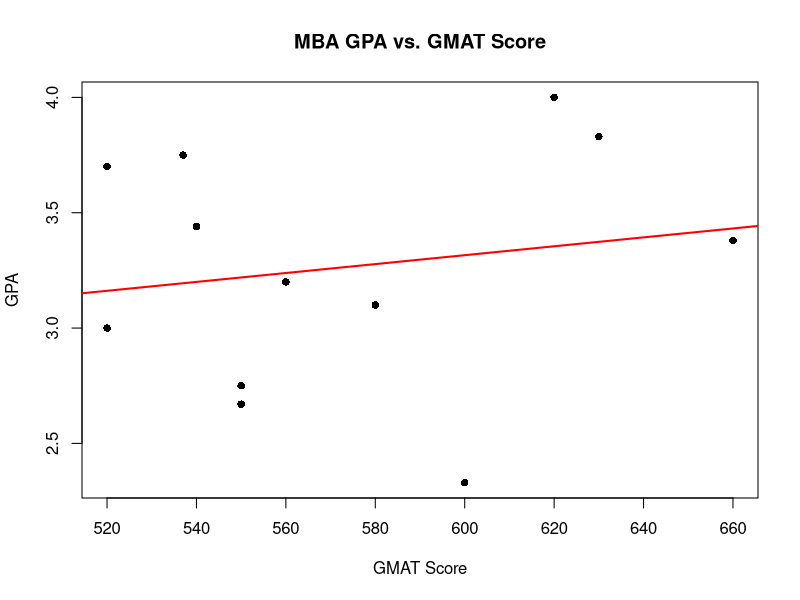
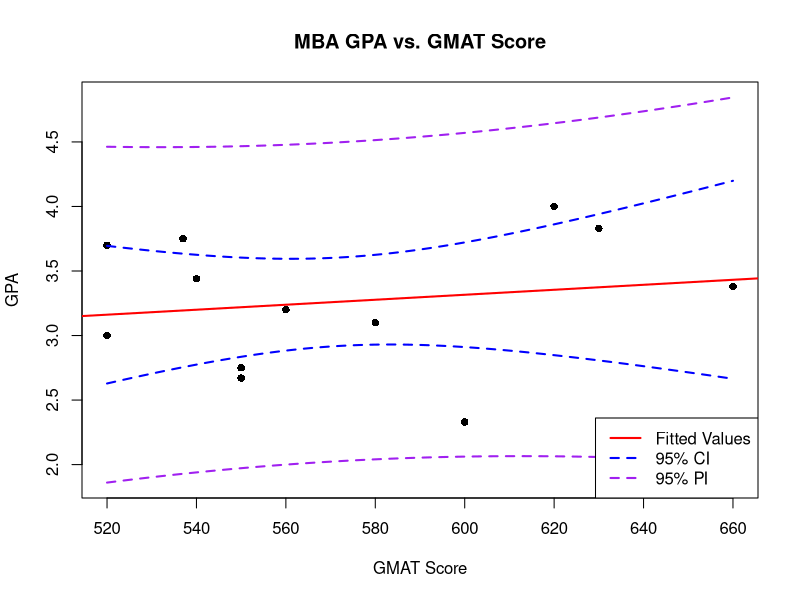

R code for these plots, in order:
#### Analysis of MBA Data ####

## Check where R thinks the working directory is
getwd()

## Set the working directory to where the relevant file is stored
setwd("/Users/nstevens/Dropbox/Teaching/STAT_331/Lecture Material/")

## Read in the relevant file
mba <- read.csv("mba_data.csv", header = T)

## Look at the data
mba

## Let y = the GPA in the MBA program and x = the GMAT score prior to MBA program
y <- mba$GPA 
x <- mba$GMAT

## Construct a scatterplot of these data
plot(x, y, ylab = "GPA", xlab = "GMAT Score", main = "MBA GPA vs. GMAT Score", pch = 16)

## Calculate the correlation coefficent
cor(x, y)

## Fit a simple linear regression between MBA GPA and GMAT Score
model <- lm(y~x)
summary(model)

## Add the fitted line to the scatterplot
abline(model, col = "red", lwd = 2)

## Add 95% CIs and PIs to the plot
xp <- seq(from = min(x), to = max(x), length.out = 100)
CI <- predict(model, newdata = data.frame(x = xp), interval = "confidence", level = 0.95)
PI <- predict(model, newdata = data.frame(x = xp), interval = "prediction", level = 0.95)
ci_low <- CI[,2]
ci_hi <- CI[,3]
pi_low <- PI[,2]
pi_hi <- PI[,3]
plot(x, y, ylab = "GPA", xlab = "GMAT Score", main = "MBA GPA vs. GMAT Score", pch = 16, ylim = c(min(pi_low), max(pi_hi))) #Note we have to remake the plot because the vertical axis was not wide enough
abline(model, col = "red", lwd = 2)
lines(x = xp, y = ci_low, col = "blue", lty = 2, lwd = 2)
lines(x = xp, y = ci_hi, col = "blue", lty = 2, lwd = 2)
lines(x = xp, y = pi_low, col = "purple", lty = 2, lwd = 2)
lines(x = xp, y = pi_hi, col = "purple", lty = 2, lwd = 2)
legend("bottomright", legend = c("Fitted Values", "95% CI", "95% PI"), lwd = c(2,2,2), lty = c(1,2,2), col = c("red", "blue", "purple"))

